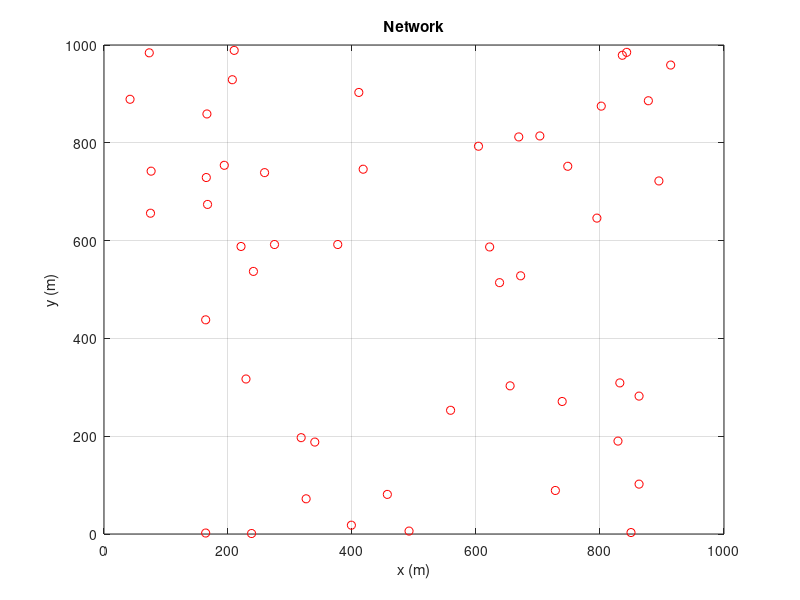

MATLAB code for this plot: (Note: this script raises an error after producing the figure.)
clc;
clear all;
close all;
function [T,E] = go( msg,path )
    global position N
    timeline=zeros(1,N);
    Energy=zeros(1,N);
    passtime=msg(2)/1000;
    pt=passtime;
    for i=1:numel(path)
        timeline(path(i))=pt;
        pt=pt+passtime;
        if i<numel(path)
            Energy(path(i))=100*msg(2)*1e-6+100e-9*msg(2)*dist(position(:,i)',position(:,i+1))^2;
        else
            Energy(path(i))=50e-6*msg(2);
        end
    end
    T=timeline;
    E=Energy;
end
%% Making Network:
global position N
N=50; % Number of Nodes in network
position=randsrc(2,N,1:1000); % set position of each node in network 1000x1000 meters
S=1; % Source Node
D=50; % Destination Node
Net=zeros(N);
range=250; % Radio propagation range of each node (meter)
plot(position(1,:),position(2,:),'ro');
title('Network');
xlabel('x (m)');
ylabel('y (m)');
grid();
hold on

for i=1:N
    for j=1:N
        if i~=j && dist(position(:,i)',position(:,j))<=range
            Net(i,j)=1; %Connection between 2 nodes (i,j)
            line([position(1,i),position(1,j)],[position(2,i),position(2,j)]);
        end
    end
end
plot(position(1,S),position(2,S),'ks');
plot(position(1,D),position(2,D),'g^');
%% Route Discovery:
for i=1:30
    path=S;
    tik=zeros(1,N);
    tik(S)=1;
    while (1)
        a=find(Net(path(end),:)==1);
        b=a(tik(a)==0);
        if isempty(b)==1
            break;
        end
        next=randsrc(1,1,b);
        if tik(next)==0
            path=[path,next];
            tik(next)=1;
        end
        if path(end)==D
            routePool{i}=path;
            break;
        end
    end
end
j=1;
for i=1:numel(routePool)
    if isempty(routePool{i})==0
        Pool{j}=routePool{i};
        j=j+1;
    end
end
for i=1:numel(Pool)-1
    for k=i+1:numel(Pool)
        if numel(Pool{i})== numel(Pool{k})
            if sum(Pool{i}==Pool{k})==numel(Pool{k})
                Pool{k}=[];
            end
        end
    end
end
routePool=Pool;
clear Pool;
j=1;
for i=1:numel(routePool)
    if isempty(routePool{i})==0
        Pool{j}=routePool{i};
        j=j+1;
    end
end

for k=1:numel(Pool)
    figure, plot(position(1,:),position(2,:),'ro');
    hold on;
    for i=1:numel(Pool{k})-1
        line([position(1,Pool{k}(i)),position(1,Pool{k}(i+1))],[position(2,Pool{k}(i)),position(2,Pool{k}(i+1))]);
    end
end
%% Sorting routes
for i=1:numel(Pool)
    count(i)=numel(Pool{i});
end
[~,idx]=sort(count);
for i=1:numel(Pool)
    sPool{i}=Pool{idx(i)};
end
Pool=sPool;
clear sPool
%% Packet Injection
packeti=rand(2500,1); % message importance
packetc=50*ones(2500,1); % Capasity of message (from 1 kb to 100 kb)
packet=[packeti,packetc];
j=1;
disp('----------------------------');
discard=0;
tl=zeros(1,50);
E=tl;
kk=1;
while isempty(packet)==0
    msg=packet(1,:);
    packet(1,:)=[];
    status(kk)=abs(1-sum(sum(tl))/10000);
    decision=status(kk); 
    kk=kk+1;
    if decision<0.1
        discard=discard+1;
        continue;
    end
    if (decision>=0.1) && (decision<0.6)
        path=Pool{randsrc(1,1,1:floor(numel(Pool)/3))};
    elseif decision>=0.6 && decision<0.8 
        path=Pool{randsrc(1,1,floor(numel(Pool)/3):floor(numel(Pool)*2/3))};
    elseif decision>=0.8 
        path=Pool{randsrc(1,1,floor(numel(Pool)*2/3):numel(Pool))};
    end
    [tl(j,:),E(j,:)]=go(msg,path);
    j=j+1;
end
total_Time=(sum(tl));
delivery_time=total_Time(end)
total_Energy=sum(sum(E))
discard
Time=sum(tl);
Energy=sum(E);
